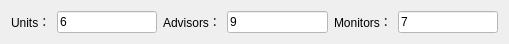
   <widget class="QWidget" name="layoutWidget">
    <property name="geometry">
     <rect>
      <x>370</x>
      <y>230</y>
      <width>509</width>
      <height>22</height>
     </rect>
    </property>
    <layout class="QHBoxLayout" name="horizontalLayout">
     <item>
      <widget class="QLabel" name="label_4">
       <property name="text">
        <string>Units：</string>
       </property>
      </widget>
     </item>
     <item>
      <widget class="QLineEdit" name="se_ID_edit_2">
       <property name="styleSheet">
        <string notr="true">background-color: rgb(255, 255, 255);
</string>
       </property>
       <property name="text">
        <string>6</string>
       </property>
      </widget>
     </item>
     <item>
      <widget class="QLabel" name="label_5">
       <property name="text">
        <string>Advisors：</string>
       </property>
      </widget>
     </item>
     <item>
      <widget class="QLineEdit" name="se_ID_edit_3">
       <property name="styleSheet">
        <string notr="true">background-color: rgb(255, 255, 255);
</string>
       </property>
       <property name="text">
        <string>9</string>
       </property>
      </widget>
     </item>
     <item>
      <widget class="QLabel" name="label_6">
       <property name="text">
        <string>Monitors：</string>
       </property>
      </widget>
     </item>
     <item>
      <widget class="QLineEdit" name="se_ID_edit_4">
       <property name="styleSheet">
        <string notr="true">background-color: rgb(255, 255, 255);
</string>
       </property>
       <property name="text">
        <string>7</string>
       </property>
      </widget>
     </item>
    </layout>
   </widget>
